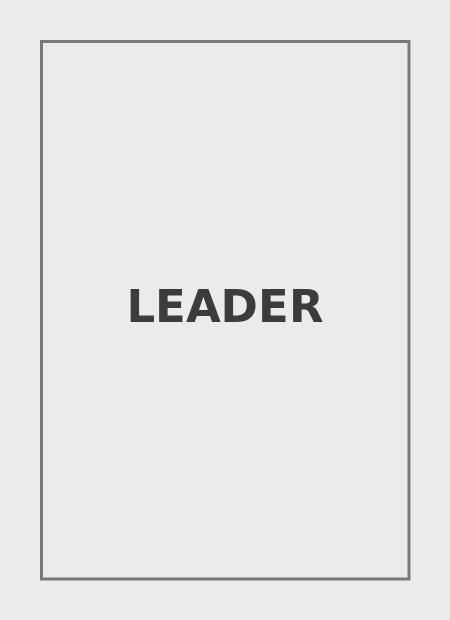
#> input picture microfilm_qc/data/frames/1/R2026-001_0000_leader.tif, 900 x 1240 px (shown at 1/2 size)
$ python -i register.py   (imports and definitions only)
#> lines starting #> are read from the running program, lines starting #| are printed output that depends on the picture; after the words box and inside, x2 and y2 are one past the last pixel; in counts of white or black regions, pixels touching at a corner belong together
#> further down, picture is the input picture: PIL image 900x1240 L; min 60, max 235, mean 230.6
"""补扫图像配准核对（仅依赖 Pillow，全部本机完成）。

文件名/帧号正确不代表内容属于那一帧：相邻页误装、倒置、裁边过量，仅凭尺寸与亮度
难以发现。本模块在 *有限平移范围* 内、对 *四个旋转方向* 把补扫图与原帧对齐，输出：

  best     最佳变换 {rotation, dx, dy}（工作像素，另给 dx_full/dy_full 原图像素）
  iou      结构相似度：对齐后墨迹掩码的交并比（0-1，越高越像同一页）
  edge_frac 未重合边缘：补扫画幅与原帧画幅未重叠面积占比（0-1，越大越可疑）
  lum_mad  归一化亮度平均绝对差（0-255，曝光差异参考量）

配准搜索用位图大整数打包 + bit_count 移位，单条目四个旋转方向约 0.1s。

核对状态：
  ok           自动配准成功且结构相似度达标、边缘重合正常
  low          配准成功但结构相似度低于阈值（可能误装/裁边过量），需人工核对
  failed       所有方向都配不上（重叠过小/掩码为空）
  no_original  目标是缺帧占位，没有原图可比；必须人工核对后强制接受并填写理由
"""
import io

from PIL import Image, ImageChops, ImageFilter, ImageOps

# ---- 参数 ----
WORK_LONG = 150          # 工作分辨率长边（像素）
SEARCH = 18              # 有限平移范围（工作像素，约原图 12%）
COARSE = 3               # 两级搜索粗步长
TOLERANCE_PX = 1         # 软重合膨胀半径（工作像素）
IOU_PASS = 0.72          # 结构相似度自动通过阈值
EDGE_WARN = 0.12         # 未重合边缘超过此比例提示裁边/画幅不符
EDGE_FAIL = 0.45         # 超过此比例视为配准失败
MIN_INK = 40             # 墨迹像素下限，低于则掩码为空 -> 配准失败

STATUS_OK = "ok"
STATUS_LOW = "low"
STATUS_FAILED = "failed"
STATUS_NO_ORIGINAL = "no_original"

STATUS_LABEL = {
    STATUS_OK: "核对一致",
    STATUS_LOW: "相似度偏低，需人工核对",
    STATUS_FAILED: "配准失败",
    STATUS_NO_ORIGINAL: "无原图可比",
}

ROTATIONS = (0, 90, 180, 270)


# ---------------------------------------------------------------- 预处理

# [8 lines left out: function _prep, not called in this run]


def ink_mask(im):
    """自适应墨迹掩码（'1' 位图）。亮底取暗像素为墨迹，深底取亮像素；中值去噪。"""
    px = sorted(im.getdata())
#> px = 1116000 items
    n = len(px)
#> n = 1116000
    if px[n // 2] < 128:
        thr = px[int(n * 0.45)]
        bw = im.point(lambda v: 255 if v > thr + 12 else 0)
    else:
        thr = px[int(n * 0.55)]
#> thr = 235
        bw = im.point(lambda v: 255 if v < thr - 12 else 0)
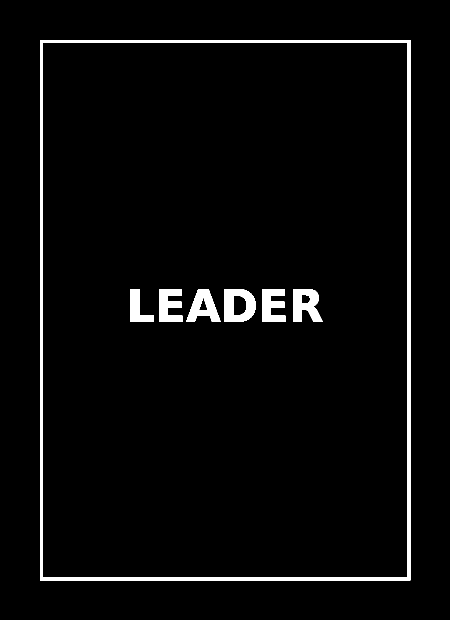
#> bw: PIL image 900x1240 L (shown at 1/2 size); 3.2% white; 7 white regions, largest, box (x1, y1, x2, y2) and area: (80, 80, 821, 1161) 21720, (449, 578, 511, 644) 2800, (586, 578, 646, 644) 2650
    return bw.filter(ImageFilter.MedianFilter(3)).convert("1")
#> returned value: PIL image 900x1240 1; 3.2% white; 7 white regions, largest, box (x1, y1, x2, y2) and area: (80, 80, 821, 1161) 21720, (449, 578, 511, 644) 2800, (586, 578, 645, 644) 2651


# [203 lines left out: functions _pack, _row_window, _prepare_direction, _search_direction, _evaluate_transform, _geometry_edge and 3 more, not called in this run]


# ---------------------------------------------------------------- 叠加 / 差异图

def overlay_jpeg(ref_img, new_img, reg, out_w=900, blend=0.5):
    """按最佳变换把补扫图叠到原帧上（原帧红、补扫青），输出 JPEG。blend=0 只看原图。"""
    return _composite(ref_img, new_img, reg, out_w, mode="overlay", blend=blend)


def diff_jpeg(ref_img, new_img, reg, out_w=900):
    """差异图：对齐后两帧亮度差放大显示（亮处=内容不一致）。"""
    return _composite(ref_img, new_img, reg, out_w, mode="diff")


def aligned_new(ref_img, new_img, reg, out_w=900):
    """仅把按变换对齐后的补扫图渲染到原帧画幅（供闪烁切换）。"""
    return _composite(ref_img, new_img, reg, out_w, mode="new")


# [54 lines left out: functions _aligned_pair, _composite, full_translation, not called in this run]

>>> from PIL import Image
>>> picture = Image.open('../data/frames/1/R2026-001_0000_leader.tif')
>>> result = ink_mask(picture)
